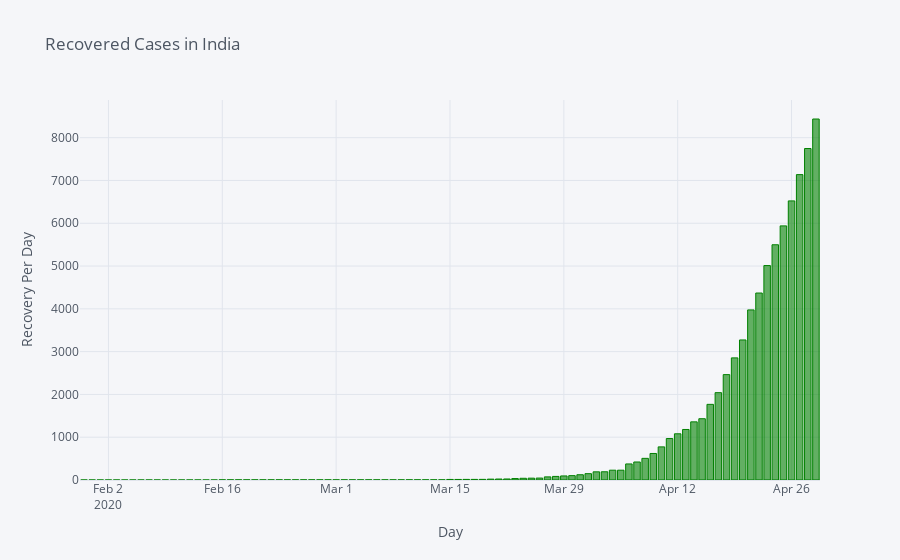

Source (notebook cell):
### Code cell
covid_india[['Recovered']].iplot(kind='bar',color=['green'],title = 'Recovered Cases in India',
                                 yTitle = 'Recovery Per Day',xTitle='Day')

### Figure 1 — Plotly figure (JSON) as saved in the notebook; plotly's stock layout.template omitted (floating-point values rounded to 4 significant figures)
{"data": [{"marker": {"color": "rgba(0, 128, 0, 0.6)", "line": {"color": "rgba(0, 128, 0, 1.0)", "width": 1}}, "name": "Recovered", "orientation": "v", "text": "", "type": "bar", "x": ["2020-01-30", "2020-01-31", "2020-02-01", "2020-02-02", "2020-02-03", "2020-02-04", "2020-02-05", "2020-02-06", "2020-02-07", "2020-02-08", "2020-02-09", "2020-02-10", "2020-02-11", "2020-02-12", "2020-02-13", "2020-02-14", "2020-02-15", "2020-02-16", "2020-02-17", "2020-02-18", "2020-02-19", "2020-02-20", "2020-02-21", "2020-02-22", "2020-02-23", "2020-02-24", "2020-02-25", "2020-02-26", "2020-02-27", "2020-02-28", "2020-02-29", "2020-03-01", "2020-03-02", "2020-03-03", "2020-03-04", "2020-03-05", "2020-03-06", "2020-03-07", "2020-03-08", "2020-03-09", "2020-03-10", "2020-03-11", "2020-03-12", "2020-03-13", "2020-03-14", "2020-03-15", "2020-03-16", "2020-03-17", "2020-03-18", "2020-03-19", "2020-03-20", "2020-03-21", "2020-03-22", "2020-03-23", "2020-03-24", "2020-03-25", "2020-03-26", "2020-03-27", "2020-03-28", "2020-03-29", "2020-03-30", "2020-03-31", "2020-04-01", "2020-04-02", "2020-04-03", "2020-04-04", "2020-04-05", "2020-04-06", "2020-04-07", "2020-04-08", "2020-04-09", "2020-04-10", "2020-04-11", "2020-04-12", "2020-04-13", "2020-04-14", "2020-04-15", "2020-04-16", "2020-04-17", "2020-04-18", "2020-04-19", "2020-04-20", "2020-04-21", "2020-04-22", "2020-04-23", "2020-04-24", "2020-04-25", "2020-04-26", "2020-04-27", "2020-04-28", "2020-04-29"], "y": [0, 0, 0, 0, 0, 0, 0, 0, 0, 0, 0, 0, 0, 0, 0, 0, 0, 3, 3, 3, 3, 3, 3, 3, 3, 3, 3, 3, 3, 3, 3, 3, 3, 3, 3, 3, 3, 3, 3, 3, 4, 4, 4, 4, 4, 13, 13, 14, 14, 15, 20, 23, 24, 34, 40, 43, 45, 73, 84, 95, 102, 123, 148, 191, 192, 229, 229, 375, 421, 506, 620, 774, 969, 1080, 1181, 1359, 1432, 1768, 2041, 2463, 2854, 3273, 3975, 4370, 5012, 5498, 5939, 6523, 7137, 7747, 8437]}], "layout": {"legend": {"bgcolor": "#F5F6F9", "font": {"color": "#4D5663"}}, "paper_bgcolor": "#F5F6F9", "plot_bgcolor": "#F5F6F9", "title": {"font": {"color": "#4D5663"}, "text": "Recovered Cases in India"}, "xaxis": {"gridcolor": "#E1E5ED", "showgrid": true, "tickfont": {"color": "#4D5663"}, "title": {"font": {"color": "#4D5663"}, "text": "Day"}, "zerolinecolor": "#E1E5ED"}, "yaxis": {"gridcolor": "#E1E5ED", "showgrid": true, "tickfont": {"color": "#4D5663"}, "title": {"font": {"color": "#4D5663"}, "text": "Recovery Per Day"}, "zerolinecolor": "#E1E5ED"}}}
